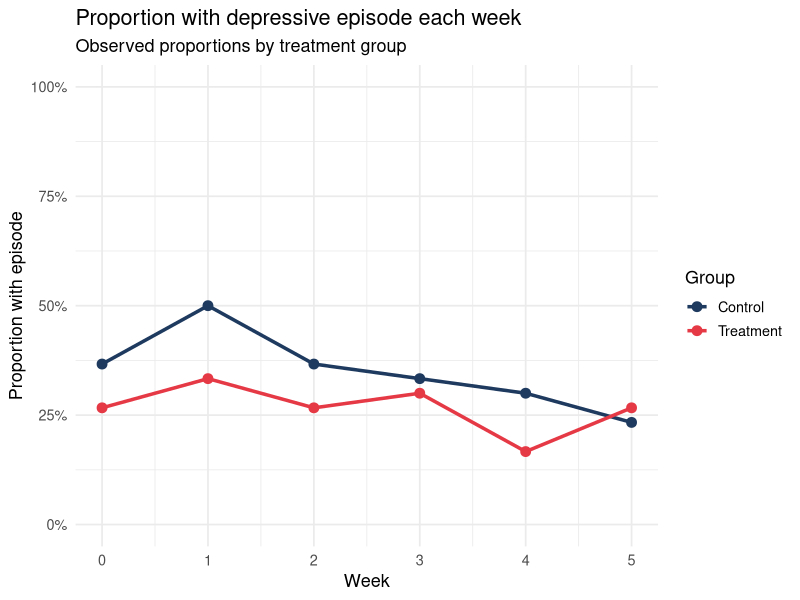
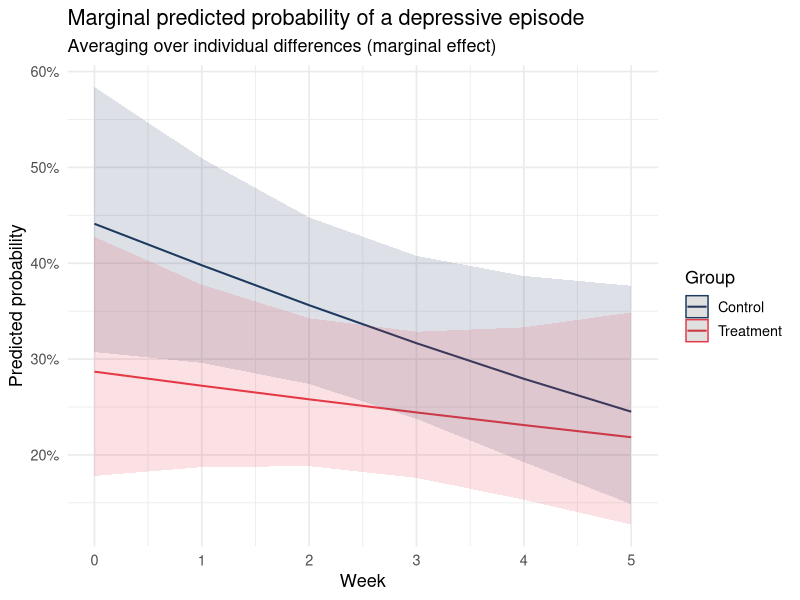
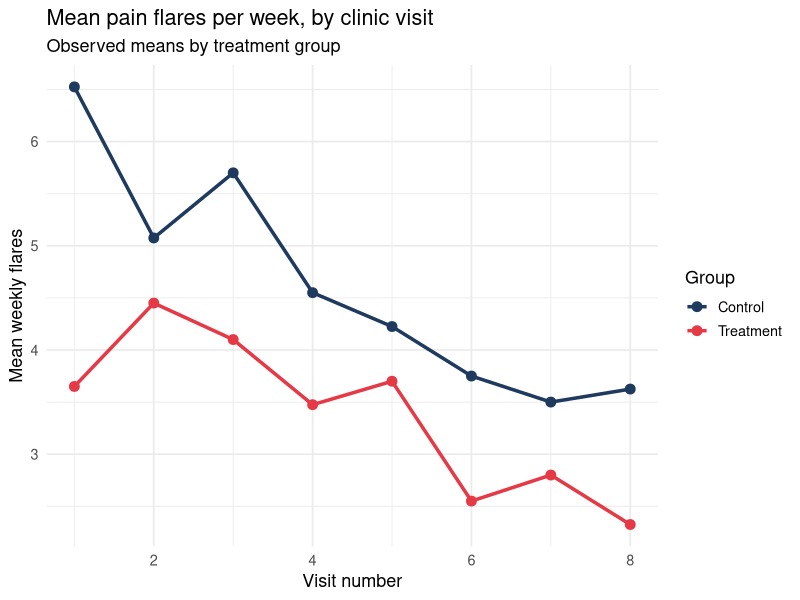
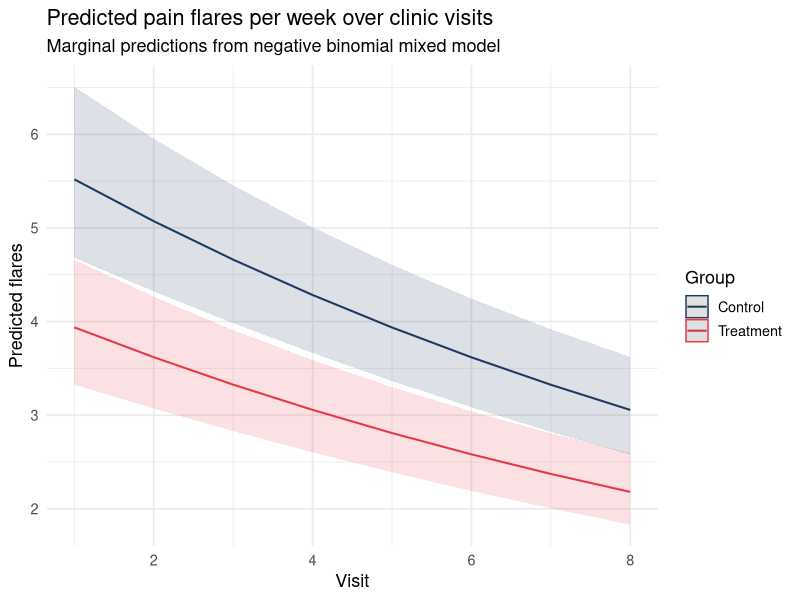

Recreate these plots in R, in order.
## ---- chunk 1
library(tidyverse)
library(lme4)
library(lmerTest)
library(glmmTMB)
library(ggeffects)
library(ggplot2)
library(broom.mixed)
set.seed(2024)
## ---- chunk 2
n_people    <- 60
n_weeks     <- 6
treatment   <- rep(c(0, 1), each = n_people / 2)

# Person-level random intercepts (on log-odds scale)
u0 <- rnorm(n_people, 0, 0.8)

df_binary <- expand_grid(
  person = 1:n_people,
  week   = 0:(n_weeks - 1)
) |>
  mutate(
    treatment = treatment[person],
    u0        = u0[person],
    # True log-odds: intercept + time trend + treatment effect + random intercept
    log_odds  = -0.5 + u0 - 0.1 * week - 0.7 * treatment,
    prob      = plogis(log_odds),
    episode   = rbinom(n(), 1, prob),
    person    = factor(person),
    treatment = factor(treatment, labels = c("Control", "Treatment"))
  )

# Quick look at observed proportions by week and treatment
df_binary |>
  group_by(week, treatment) |>
  summarise(prop_episode = mean(episode), .groups = "drop") |>
  ggplot(aes(x = week, y = prop_episode, color = treatment, group = treatment)) +
  geom_line(linewidth = 1.2) +
  geom_point(size = 3) +
  scale_color_manual(values = c("#1e3a5f", "#e63946")) +
  scale_y_continuous(limits = c(0, 1), labels = scales::percent_format()) +
  labs(
    title = "Proportion with depressive episode each week",
    subtitle = "Observed proportions by treatment group",
    x = "Week", y = "Proportion with episode", color = "Group"
  ) +
  theme_minimal(base_size = 13)
## ---- chunk 3
m_binary <- glmer(
  episode ~ week * treatment + (1 | person),
  data   = df_binary,
  family = binomial
)

summary(m_binary)
## ---- chunk 4
broom.mixed::tidy(m_binary, effects = "fixed", exponentiate = TRUE, conf.int = TRUE) |>
  select(term, estimate, conf.low, conf.high, p.value) |>
  knitr::kable(digits = 3,
    caption = "Fixed effects as odds ratios (exponentiated log-odds)")
## ---- chunk 5
preds_binary <- ggpredict(m_binary, terms = c("week", "treatment"), type = "fixed")

plot(preds_binary) +
  scale_color_manual(values = c("#1e3a5f", "#e63946")) +
  scale_fill_manual(values  = c("#1e3a5f", "#e63946")) +
  labs(
    title    = "Marginal predicted probability of a depressive episode",
    subtitle = "Averaging over individual differences (marginal effect)",
    x = "Week", y = "Predicted probability", color = "Group", fill = "Group"
  ) +
  theme_minimal(base_size = 13)
## ---- chunk 6
n_patients  <- 80
n_visits    <- 8
treatment_c <- rep(c(0, 1), each = n_patients / 2)

u0_count <- rnorm(n_patients, 0, 0.5)

df_count <- expand_grid(
  patient = 1:n_patients,
  visit   = 1:n_visits
) |>
  mutate(
    treatment = treatment_c[patient],
    u0        = u0_count[patient],
    log_mu    = 1.8 + u0 - 0.08 * visit - 0.5 * treatment,
    mu        = exp(log_mu),
    flares    = rpois(n(), mu),
    patient   = factor(patient),
    treatment = factor(treatment, labels = c("Control", "Treatment"))
  )

# Observed mean counts by visit and treatment
df_count |>
  group_by(visit, treatment) |>
  summarise(mean_flares = mean(flares), .groups = "drop") |>
  ggplot(aes(x = visit, y = mean_flares, color = treatment, group = treatment)) +
  geom_line(linewidth = 1.2) +
  geom_point(size = 3) +
  scale_color_manual(values = c("#1e3a5f", "#e63946")) +
  labs(
    title    = "Mean pain flares per week, by clinic visit",
    subtitle = "Observed means by treatment group",
    x = "Visit number", y = "Mean weekly flares", color = "Group"
  ) +
  theme_minimal(base_size = 13)
## ---- chunk 7
m_poisson <- glmmTMB(
  flares ~ visit + treatment + (1 | patient),
  data   = df_count,
  family = poisson
)

summary(m_poisson)
## ---- chunk 8
# Pearson statistic / residual df
pearson_resid <- residuals(m_poisson, type = "pearson")
dispersion_ratio <- sum(pearson_resid^2) / df.residual(m_poisson)

cat("Dispersion ratio (Pearson χ² / df):", round(dispersion_ratio, 3), "\n")
cat("Interpretation: values near 1.0 indicate no overdispersion;\n")
cat("values > 1.5 suggest the negative binomial model is preferred.\n")
## ---- chunk 9
m_negbin <- glmmTMB(
  flares ~ visit + treatment + (1 | patient),
  data   = df_count,
  family = nbinom2
)

summary(m_negbin)

# Compare AIC
AIC(m_poisson, m_negbin) |>
  knitr::kable(caption = "Model comparison: Poisson vs. Negative Binomial")
## ---- chunk 10
preds_count <- ggpredict(m_negbin, terms = c("visit", "treatment"), type = "fixed")

plot(preds_count) +
  scale_color_manual(values = c("#1e3a5f", "#e63946")) +
  scale_fill_manual(values  = c("#1e3a5f", "#e63946")) +
  labs(
    title    = "Predicted pain flares per week over clinic visits",
    subtitle = "Marginal predictions from negative binomial mixed model",
    x = "Visit", y = "Predicted flares", color = "Group", fill = "Group"
  ) +
  theme_minimal(base_size = 13)
